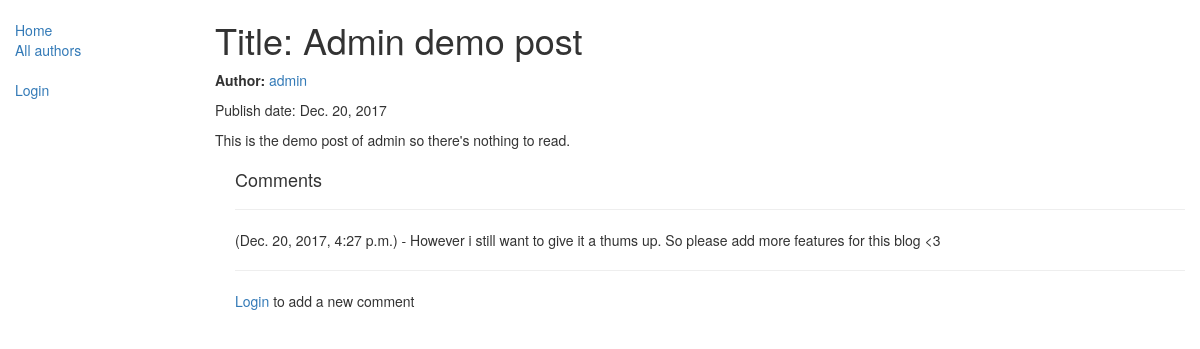
The app's page /blog/5 with its own data.
### blog/models.py (models this page shows, shortened)
class Blog(models.Model):
    title=models.CharField(max_length=200)
    author=models.ForeignKey('Author',on_delete=models.SET_NULL,null=True)
    content=models.TextField(max_length=5000,help_text='You are only allowed to post charecters')
    pub_date = models.DateField(default=date.today)
    class Meta:
        ordering=['-pub_date']

class Author(models.Model):
    name=models.ForeignKey(User, on_delete=models.SET_NULL,null=True)
    information=models.CharField(max_length=1000)
    def __str__(self):
        return self.name.username

class Comment(models.Model):
    user=models.ForeignKey(User, on_delete=models.SET_NULL,null=True)
    content=models.TextField(max_length=1000)
    post=models.ForeignKey(Blog,on_delete=models.CASCADE)
    post_date=models.DateTimeField(auto_now_add=True)
    class Meta:
        ordering=['post_date']

### blog/views.py (the view)
# urls.py: url(r'^(?P<pk>\d+)$',views.BlogDetailView.as_view(),name='blog-detail'),
class BlogDetailView(generic.DetailView):
    model=Blog

### blog/templates/blog/blog_detail.html (shortened to what this page needs)
<!DOCTYPE html>
<html lang="en">
<head>
</head>
<body>
{% extends "base_generic.html" %}
{% block content %}
<h1>Title: {{ blog.title }}</h1>
<p><strong>Author:</strong> <a href="{% url 'author-detail' blog.author.pk %}">{{ blog.author }}</a></p>
<p>Publish date: {{blog.pub_date}} </p>
<p>{{blog.content}}</p>
<div style="margin-left:20px;margin-top:20px">
<h4>Comments</h4>
{% for comment in blog.comment_set.all %}
<hr>
<p>{{comment.author}} ({{comment.post_date}}) - {{comment.content}}</p>
{% endfor %}
<hr>
{% if user.is_authenticated %}
  <a href="{% url 'blog-comment' blog.pk %}">Add a new comment</a></p>
{% else %}
  <p><a href="{% url 'login'%}?next={{request.path}}">Login</a> to add a new comment</p>
{% endif %}
</div>
{% endblock %}

### records on screen
Blog: title "Admin demo post", author "admin", pub_date "Dec. 20, 2017", content "This is the demo post of admin so there's nothing to read."
Comment: post_date "Dec. 20, 2017, 4:27 p.m.", content "However i still want to give it a thums up. So please add more features for this blog <3"
